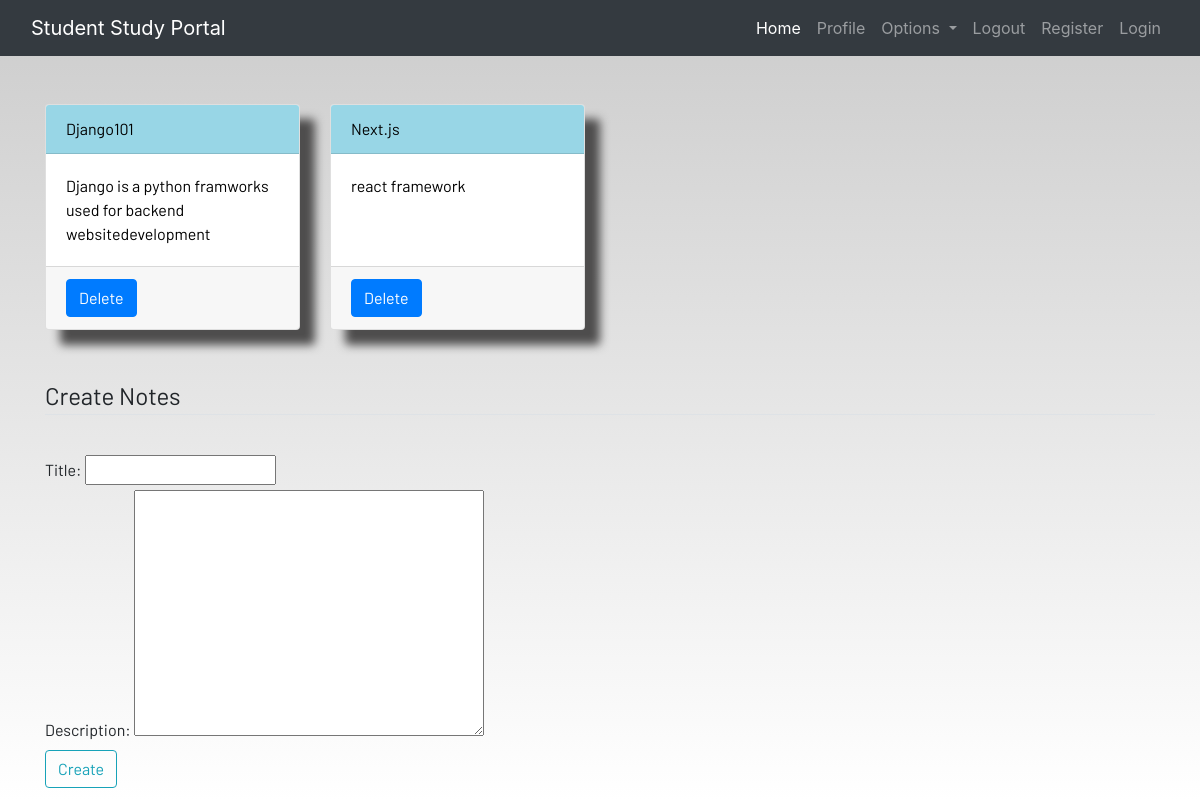
Screenshot of /notes/ (signed in) with the database file from the repository.
### dashboard/models.py (models this page shows, shortened)
class Note(models.Model):
    user = models.ForeignKey(User, on_delete=models.CASCADE)
    title = models.CharField(max_length=255)
    description = models.TextField(blank=True)

### dashboard/views.py (the view)
# urls.py: path('notes/', views.notes, name='notes'),
def notes(request):
    if request.method == 'POST':
        form = NoteForm(request.POST)
        if form.is_valid():
            notes = Note(user=request.user, title=form.cleaned_data['title'], description=form.cleaned_data['description'])
            notes.save()
            messages.success(request, "Notes created successfully")
    else:
        form = NoteForm()
    notes = Note.objects.filter(user=request.user)
    context = {'notes': notes, 'form': form}
    return render(request, 'dashboard/notes.html', context)

### dashboard/forms.py
class NoteForm(forms.ModelForm):  # Use ModelForm
    class Meta:
        model = Note
        fields = ['title', 'description']

### dashboard/templates/dashboard/notes.html (shortened to what this page needs)
{% extends 'dashboard/base.html' %}
{% load static %}
{% load crispy_forms_tags %}
{% block content %}
<div class="container">
    <div class="row">
        {% for nt in notes %}
        <div class="col-md-3">
            <a href="{% url 'note_detail' nt.id %}">
                <div class="card">
                    <div class="card-header">{{ nt.title }}</div>
                    <div class="card-body">{{ nt.description|slice:"0:100" }}</div>
                    <div class="card-footer mt-auto">
                        <a class="btn btn-primary" href="{% url 'dnotes' nt.id %}">Delete</a>
                    </div>
                </div>
            </a>
        </div>
        {% endfor %}
    </div>
    <br><br>
</div>
<div class="container">
    <form method="POST">
        <fieldset class="form-group">
            <legend class="border-bottom mb-4">Create Notes</legend>
        </fieldset>
        {{ form }}
        <div class="form-group">
            <button class="btn btn-outline-info" type="submit">Create</button>
        </div>
    </form>
</div>
{% endblock content %}

### dashboard/static/css/main.css (style rules this page uses)
html { scroll-behavior: smooth; height: 100%; width: 100%; }
.card { box-shadow: 15px 15px 10px rgb(78, 77, 77); }
a { text-decoration: none !important; color: black; }
.card-header { color: black !important; background: rgb(152, 214, 230) !important; transition: 0.3s ease-in; }
html, body { max-width: 100%; overflow-x: hidden; height: 100%; width: 100%; }
body { background: linear-gradient(rgba(0, 0, 0, 0.2), rgba(255, 255, 255, 0.5)); overflow-x: hidden; background-repeat: no-repeat; }
.card-header { background-color: rgb(133, 204, 231); }
.col-md-3 .card { width: 100%; height: 100%; }

### rows the page displays
Note: title "Django101", description "Django is a python framworks used for backend websitedevelopment"
Note: title "Next.js", description "react framework"
